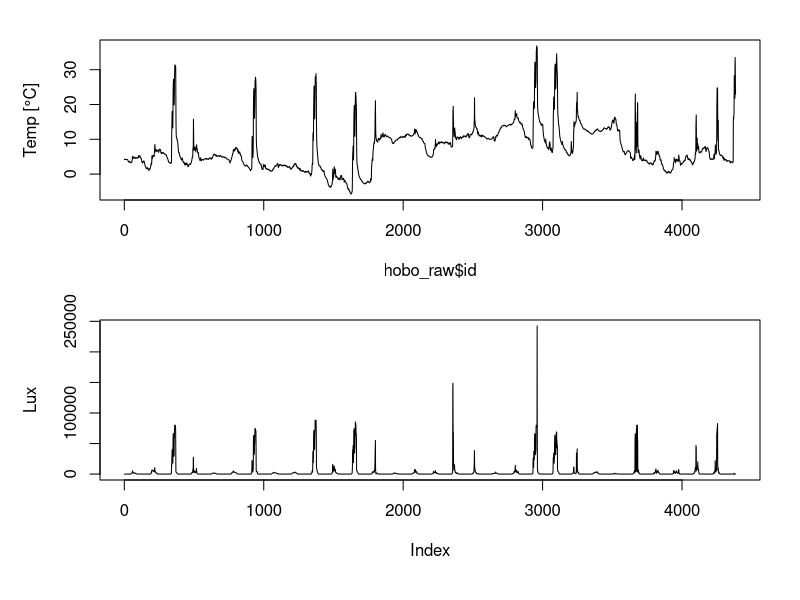
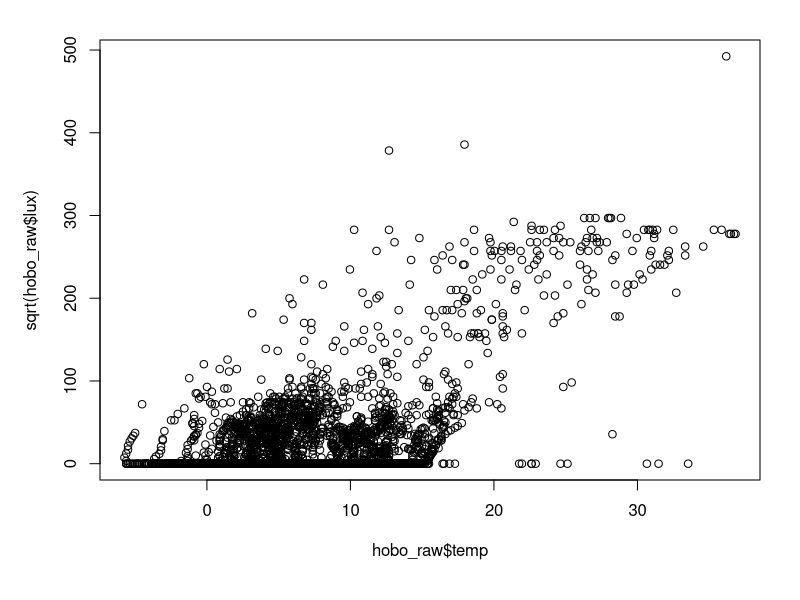
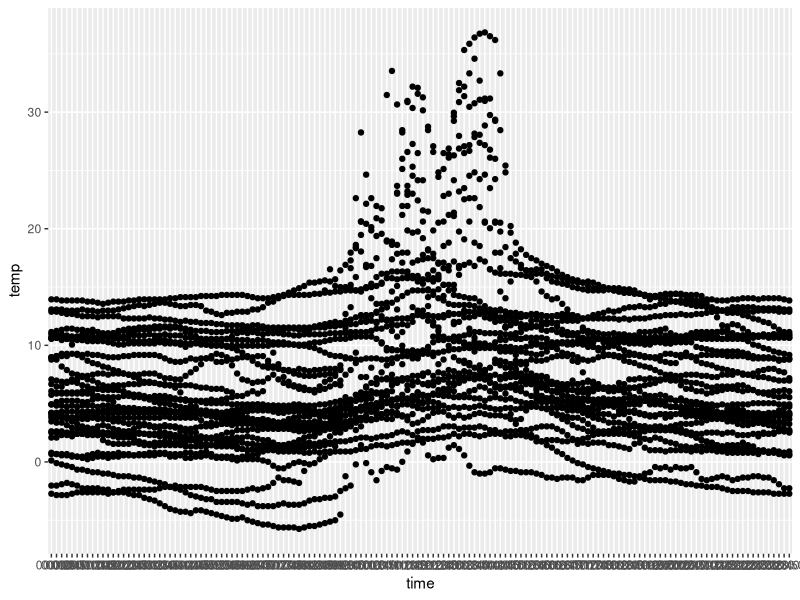
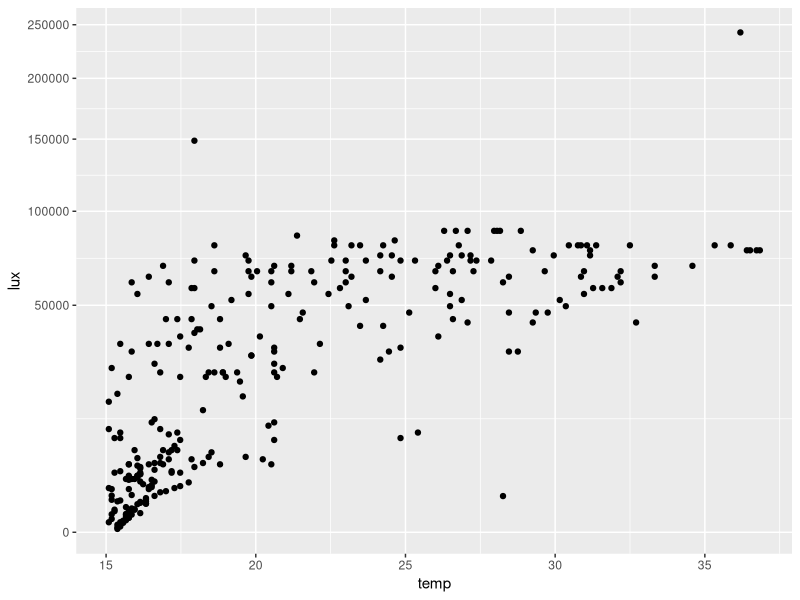

Generate these figures, in order, with R:
## ### ## ### ## ### ## ### ## ### ## ### ## ### ## ### ## ### ## ### ## ##
# 
# Exercise 01 - Datamanagement, Collection and Storage - Michael Stölzle
#
#
# Raffaello Lastrico, 11.01.2022
#
## ### ## ### ## ### ## ### ## ### ## ### ## ### ## ### ## ### ## ### ## ##


# Setup  ------------------------------------------------------------------

# alte R-Objekte loeschen
rm(list=ls())


# benoetigte Pakete laden -------------------------------------------------
library(tidyverse)



# Datenimport und -aufbereitung -------------------------------------------------------------
# read in data: skip 1 line, sep: ",", 
hobo_raw <- read_csv(file = "0_data_raw/10347366.csv",
                     skip = 1, col_types = cols("i","c","d","d","c","c","c"))

# Rename columns for easy examination
hobo_raw <- hobo_raw %>% 
  rename(id = '#', 
         dttm = `Date Time, GMT+01:00`, 
         temp = `Temp, °C (LGR S/N: 10347366, SEN S/N: 10347366)`, 
         lux = `Intensity, Lux (LGR S/N: 10347366, SEN S/N: 10347366)`,
         attached = `Coupler Attached (LGR S/N: 10347366)`,
         connected = `Host Connected (LGR S/N: 10347366)`,
         stopped = `Stopped (LGR S/N: 10347366)`,
         eof = `End Of File (LGR S/N: 10347366)`
         )

# format dttm as PosixCT
hobo_raw$dttm <- hobo_raw$dttm %>% 
  lubridate::dmy_hms(tz = "Etc/GMT+1")

# examine meta columns
hobo_raw %>% 
  filter(!is.na(attached) | !is.na(connected) | !is.na(stopped) | !is.na(eof))

  ## the Meta columns dont contain any data besides at the end of file

# remove last columns
hobo_raw <- hobo_raw %>% 
  select(id:lux)

# are there NA values?
hobo_raw %>% 
  filter(is.na(temp) | is.na(lux))
  
  ## yes. at the end, where eof was logged!

# remove these two lines
hobo_raw <- hobo_raw[1:(nrow(hobo_raw)-2),]



# Prüfung auf Plausibilität -----------------------------------------------
  
par(mfrow = c(2,1), mar = c(4,4,2,1), oma = c(2,1,0,1))
plot(hobo_raw$id, hobo_raw$temp, type = "l", ylab = "Temp [°C]")
plot(hobo_raw$id, hobo_raw$lux, type = "l", ylab="Lux", xlab = "Index")

  ## Data looks good, temperature rises to 30 C when Lightintensity peaks -> propable sun influence
  ## other than that no obvious problems
  ## Light measurement within range (max. 320000)

par(mfrow = c(1,1))
plot(hobo_raw$temp, sqrt(hobo_raw$lux))

# Datenexport -------------------------------------------------------------
hobo_export <- hobo_raw

# filter desired time range (by Prof)
hobo_export <- hobo_export %>%
  filter(dttm >= as.POSIXct("2021-12-13 00:00", tz = "Etc/GMT+1"), dttm <= as.POSIXct("2022-01-09 23:50", tz = "Etc/GMT+1"))

# format date for export
hobo_export$dttm <- format(hobo_export$dttm, format = "%Y-%m-%d %H:%M")

# rewrite id column:
hobo_export$id <- 1:nrow(hobo_export)

# write dataframe to csv:
write.csv(hobo_export, 
          file = "0_data_raw/10347366_processed.csv",
          row.names = F,
          quote = F)


# Getting to know the data ------------------------------------------------

# spielerei
library(ggplot2)
hobo_raw$time <- format(hobo_raw$dttm, format = "%H:%M")

ggplot(data = hobo_raw, aes(x = time, y = temp))+
  geom_point()

hobo_raw %>% 
  filter(lux > 0, temp > 15) %>% 
  ggplot(aes(x = temp, y = lux))+
    geom_point()+
    scale_y_sqrt()


